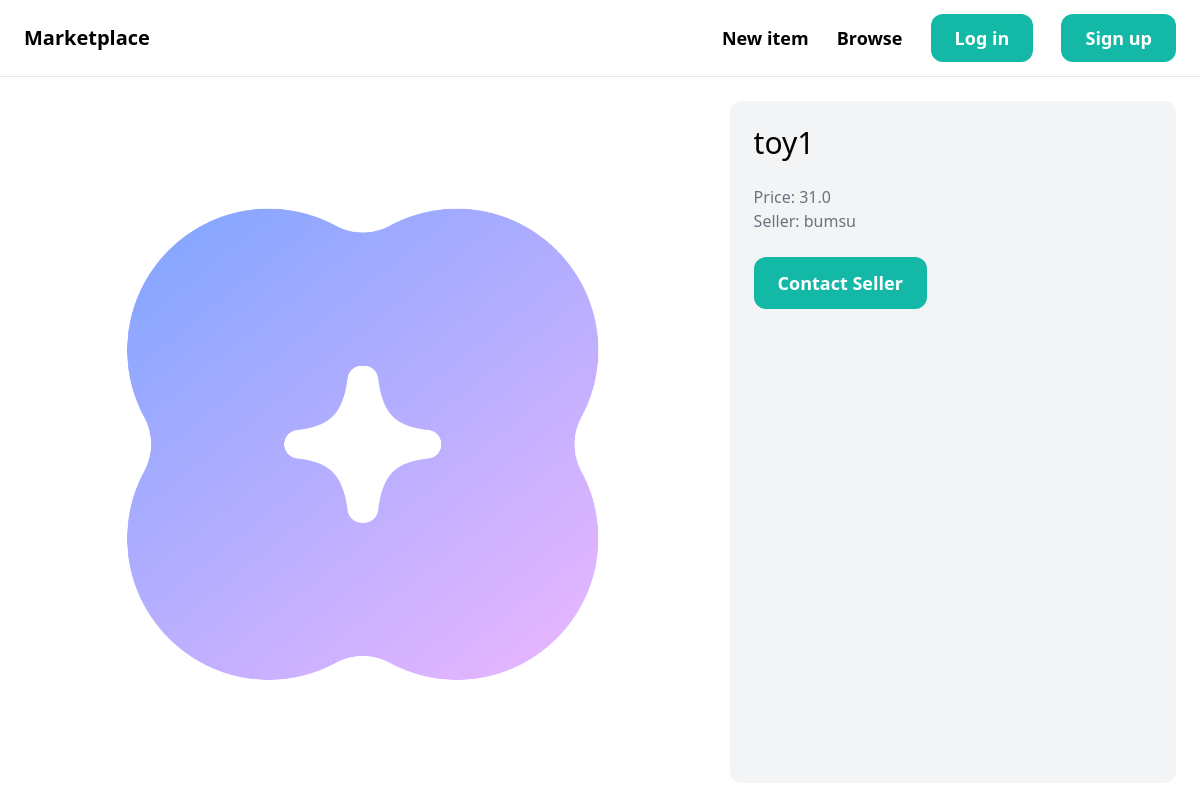
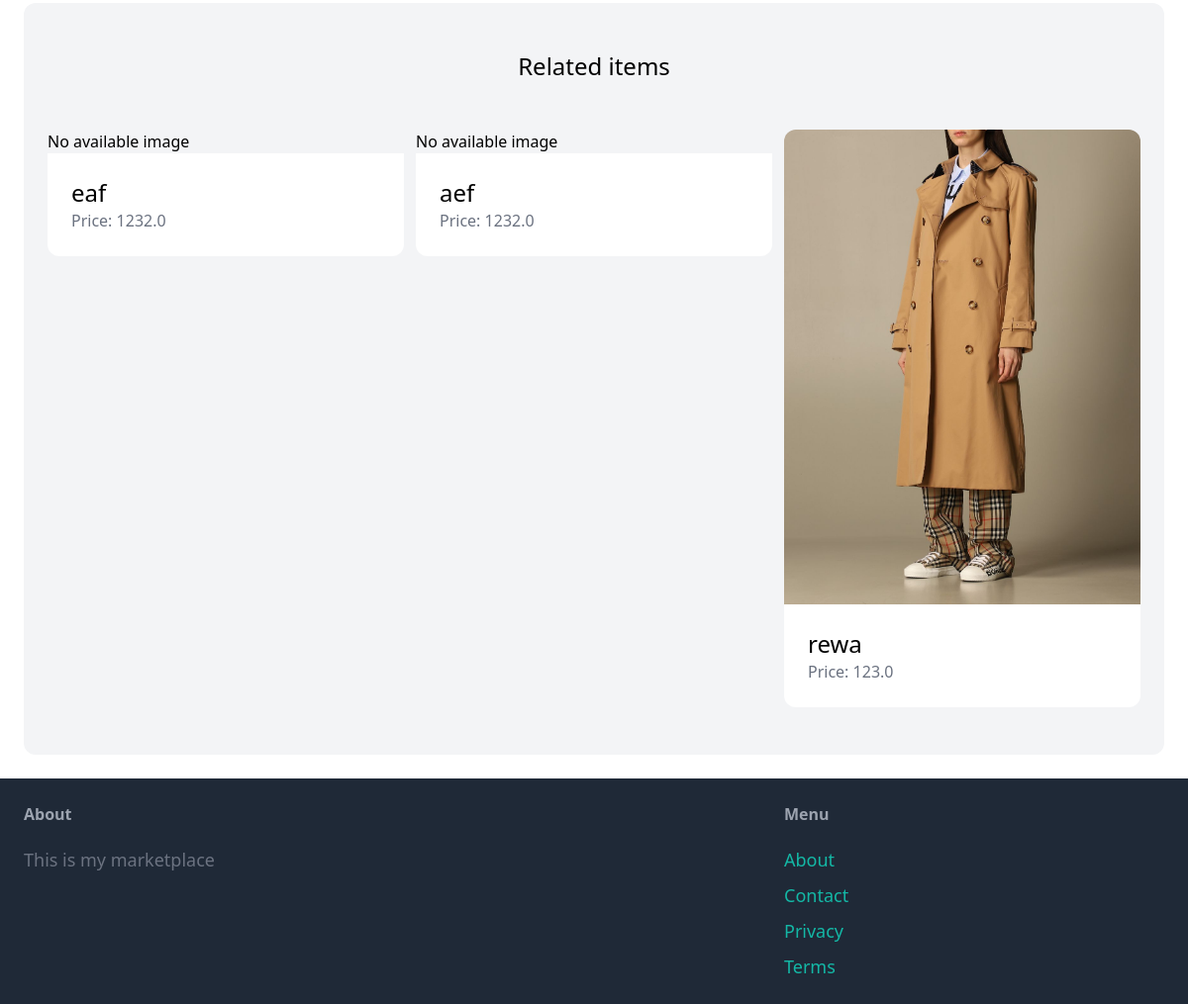
Page /items/4/ on the committed database (2 pictures, top to bottom).
### item/models.py (models this page shows, shortened)
class Item(models.Model):
    category = models.ForeignKey(Category, related_name='items', on_delete=models.CASCADE)
    name = models.CharField(max_length=255)
    description = models.TextField(blank=True, null=True)
    price =models.FloatField()
    image = models.ImageField(upload_to='item_images', blank=True, null=True)
    is_sold = models.BooleanField(default=False)
    created_by = models.ForeignKey(User, related_name='items', on_delete=models.CASCADE)
    created_at = models.DateTimeField(auto_now_add=True)

### item/views.py (the view)
# urls.py: path('<int:pk>/', views.detail, name='detail'),
def detail(request,pk):
    item = get_object_or_404(Item, pk=pk)
    related_items = Item.objects.filter(category=item.category, is_sold=False).exclude(pk=pk)[0:3]
    return render(request, 'item/detail.html', {
        'item':item,
        'related_items':related_items
    })

### item/templates/item/detail.html (shortened to what this page needs)
{% extends 'core/base.html' %}
{% block content %}
<div class="grid grid-cols-5 gap-6">
    <div class="col-span-3">
        <img src="{{ item.image.url}}" class="rounded-xl">
    </div>
    <div class="col-span-2 p-6 bg-gray-100 rounded-xl">
        <h1 class="mb-6 text-3xl">{{ item.name}}</h1>
        <p class="text-gray-500"><string>Price: </string>{{ item.price }}</p>
        <p class="text-gray-500"><string>Seller: </string>{{ item.created_by.username }}</p>
        {% if request.user == item.created_by %}
            <div class="mt-6 p-6 bg-white rounded-xl">
                <p class="mb-5">This is your item!</p>
                <a href="{% url 'item:edit' item.id %} " class="inline=block mt-6 px-6 py-3 text-lg font-semibold bg-teal-500 text-white rounded-xl"> Edit</a>
                <a href="{% url 'item:delete' item.id %}" class="inline=block mt-6 px-6 py-3 text-lg font-semibold bg-red-500 text-white rounded-xl"> Delete</a>
            </div>
        {% else %}
            <a href="{%url 'conversation:new' item.id%}" class="inline-block mt-6 px-6 py-3 text-lg font-semibold bg-teal-500 text-white rounded-xl hover:bg-teal-700"> Contact Seller</a>
        {% endif %}
    </div>
</div>
<div class="mt-6 px-6 py-12 bg-gray-100 rounded-xl">
    <h2 class="mb-12 text-2xl text-center">Related items</h2>
    <div class="grid grid-cols-3 gap-3">
        {% for item in related_items %}
            <div>
                <a href="{% url 'item:detail' item.id %}">
                    <div>
                        {% if item.image %}
                            <img src="{{ item.image.url }}" class="rounded-t-xl">
                        {% else %}
                            <p>No available image</p>
                        {% endif %}
                    </div>
                        <div class="p-6 bg-white rounded-b-xl">
                            <h2 class="text-2xl">{{ item.name }}</h2>
                            <p class="text-gray-500">Price: {{ item.price}}</p>
                        </div>
                    </a>
            </div>
        {% endfor %}
    </div>
</div>
{% endblock %}

### rows in the picture
Item: image (picture), name "toy1", price "31.0", created_by.username "bumsu"
Item: image "No available image", name "eaf", price "1232.0"
Item: image "No available image", name "aef", price "1232.0"
Item: image (picture), name "rewa", price "123.0"
